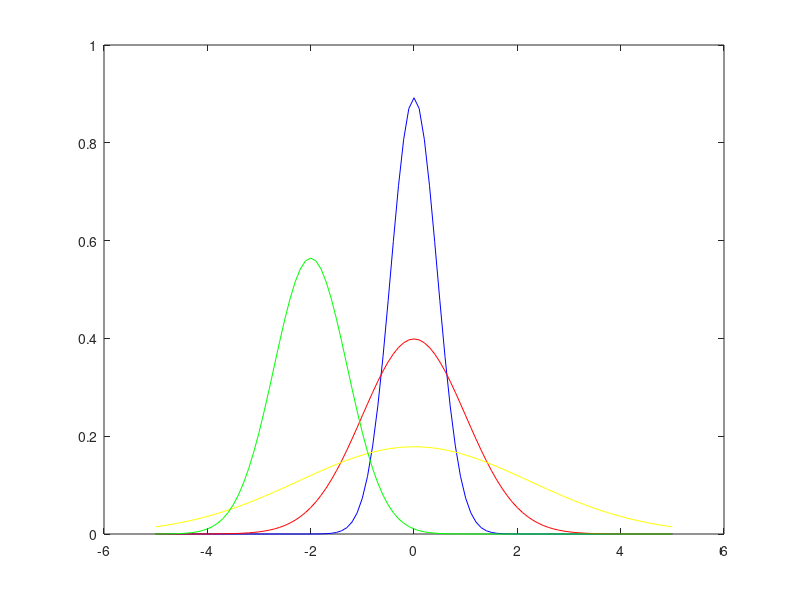

The MATLAB source for this figure:
function Gaussian
    clear;close;clc;
    x=-5:0.1:5;
    sigma2 = 0.2; mu = 0;y = Gauss(x,mu,sigma2);plot(x,y,'b-');hold on;
    sigma2 = 1; mu = 0;y = Gauss(x,mu,sigma2);plot(x,y,'r-');hold on;
    sigma2 = 5; mu = 0;y = Gauss(x,mu,sigma2);plot(x,y,'y-');hold on;
    sigma2 = 0.5; mu = -2;y = Gauss(x,mu,sigma2);plot(x,y,'g-');    
end

function y = Gauss(x,mu,sigma2)
    sigma = sqrt(sigma2);    
    y = 1./ (sigma*sqrt(2*pi)) .* exp( -0.5*(x-mu).^2./sigma2);
end